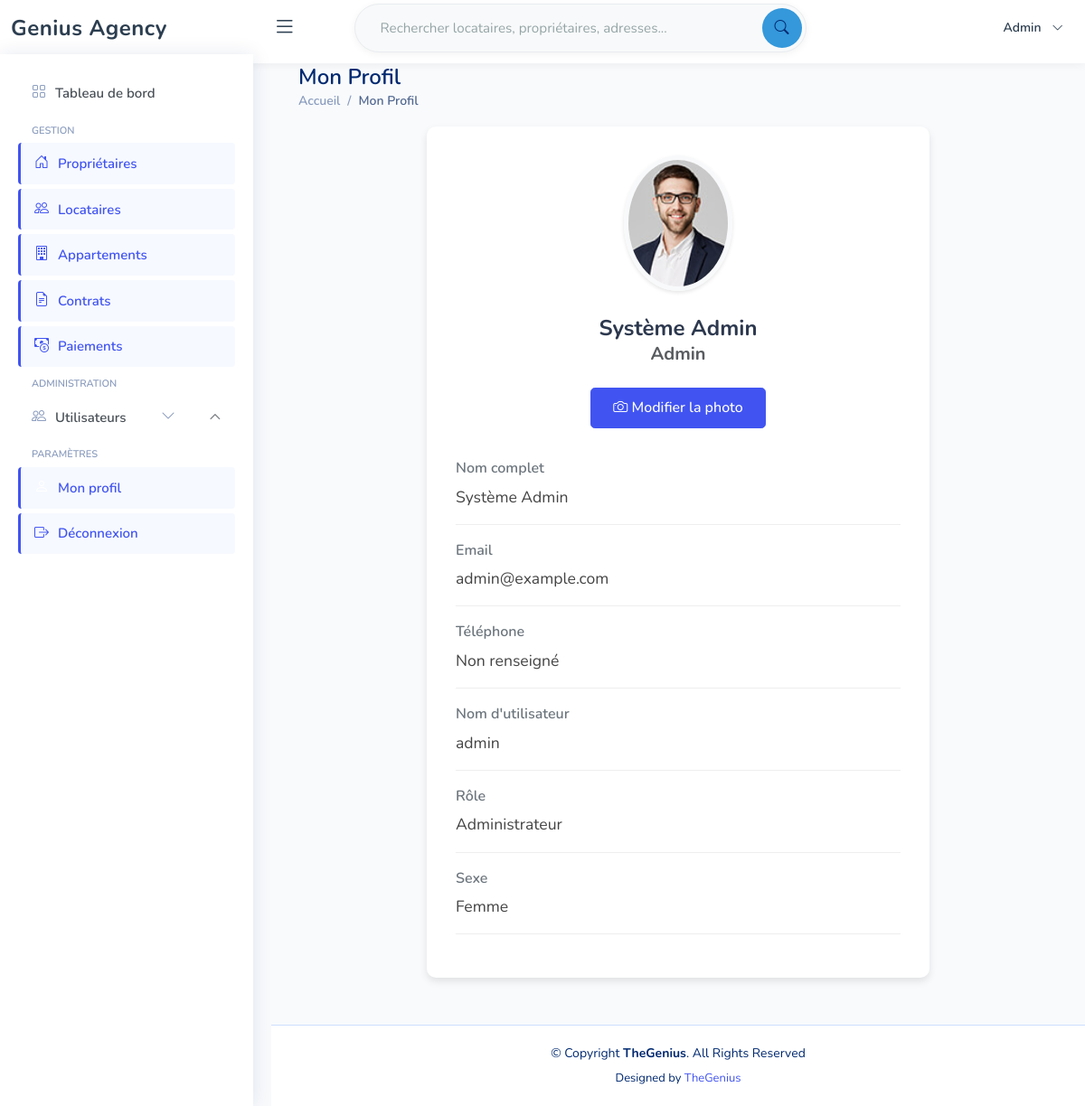
The app's page /pages/profil.php (signed in), older data.
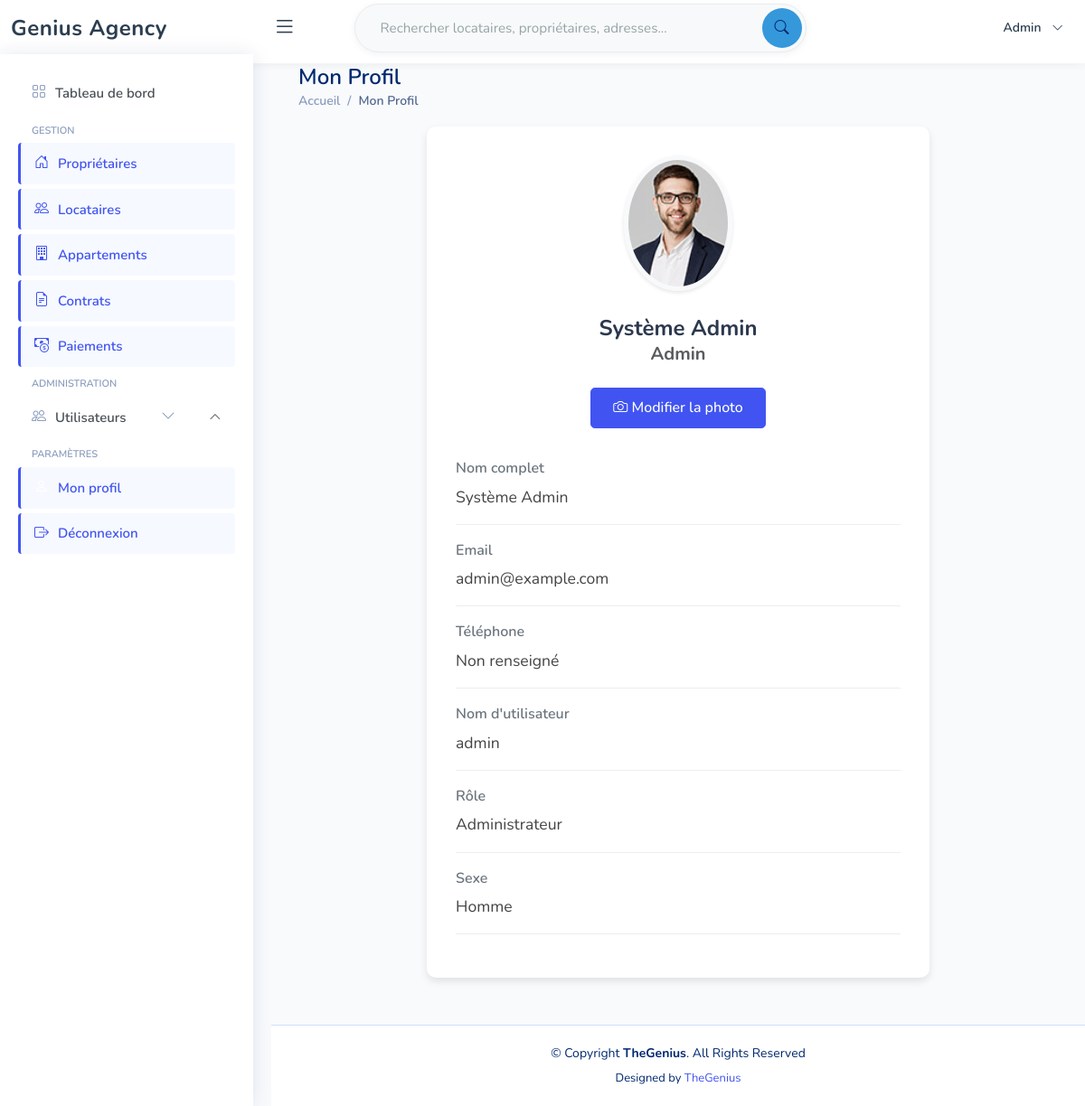
The same page, newer data.
### tables this page shows
CREATE TABLE utilisateurs (
    id INT NOT NULL AUTO_INCREMENT,
    nom VARCHAR(100),
    prenom VARCHAR(100),
    email VARCHAR(150),
    sexe ENUM('H', 'F', 'Autre') NOT NULL DEFAULT 'Autre',
    nomutilisateur VARCHAR(100) UNIQUE,
    motdepasse VARCHAR(255),
    role ENUM('admin', 'gestionnaire') DEFAULT 'gestionnaire',
    PRIMARY KEY (id)
);

### pages/profil.php (the view, shortened to what this page needs)
<?php
$user_id = $_SESSION['user_id'];
$pdo = \anacaona\Database::connect();
$sql = "SELECT * FROM utilisateurs WHERE id = :id";
$query = $pdo->prepare($sql);
$query->execute(['id' => $user_id]);
$user = $query->fetch(PDO::FETCH_ASSOC);
?>
<!DOCTYPE html>
<html lang="fr">
<head>
    <?php include('head.php'); ?>
</head>
<body>
<?php include('header.php'); ?>
<?php include('sidebar.php'); ?>
<main id="main" class="main">
    <div class="pagetitle">
        <h1>Mon Profil</h1>
        <nav>
            <ol class="breadcrumb">
                <li class="breadcrumb-item"><a href="dashboard.php">Accueil</a></li>
                <li class="breadcrumb-item active">Mon Profil</li>
            </ol>
        </nav>
    </div>
    <section class="section profile">
        <div class="row">
            <div class="col-xl-8 mx-auto">
                <div class="profile-card">
                    <div class="profile-header text-center">
                        <?php
                        $photoPath = !empty($user['photo']) ? '../uploads/profiles/' . $user['photo'] : '../assets/img/profile-img.jpg';
                        ?>
                        <img src="<?php echo $photoPath; ?>" alt="Photo de profil" class="profile-avatar" id="profileImage">
                        <h2><?php echo htmlspecialchars($user['prenom'] . ' ' . $user['nom']); ?></h2>
                        <h5 class="text-muted"><?php echo htmlspecialchars(ucfirst($user['role'])); ?></h5>
                        <button type="button" class="btn btn-primary mt-2" data-bs-toggle="modal" data-bs-target="#updatePhotoModal">
                            <i class="bi bi-camera"></i> Modifier la photo
                        </button>
                    </div>
                    <div class="profile-details">
                        <div class="detail-item">
                            <div class="detail-label">Nom complet</div>
                            <div class="detail-value"><?php echo htmlspecialchars($user['prenom'] . ' ' . $user['nom']); ?></div>
                        </div>
                        <div class="detail-item">
                            <div class="detail-label">Email</div>
                            <div class="detail-value"><?php echo htmlspecialchars($user['email']); ?></div>
                        </div>
                        <div class="detail-item">
                            <div class="detail-label">Téléphone</div>
                            <div class="detail-value"><?php echo !empty($user['telephone']) ? htmlspecialchars($user['telephone']) : 'Non renseigné'; ?></div>
                        </div>
                        <div class="detail-item">
                            <div class="detail-label">Nom d'utilisateur</div>
                            <div class="detail-value"><?php echo htmlspecialchars($user['nomutilisateur']); ?></div>
                        </div>
                        <div class="detail-item">
                            <div class="detail-label">Rôle</div>
                            <div class="detail-value">
                                <?php
                                $role = $user['role'] === 'admin' ? 'Administrateur' : 'Gestionnaire';
                                echo htmlspecialchars($role);
                                ?>
                            </div>
                        </div>
                        <div class="detail-item">
                            <div class="detail-label">Sexe</div>
                            <div class="detail-value">
                                <?php
                                $sexe = $user['sexe'] === 'H' ? 'Homme' : 'Femme';
                                echo htmlspecialchars($sexe);
                                ?>
                            </div>
                        </div>
                    </div>
                </div>
            </div>
        </div>
    </section>
</main>
<?php include('footer.php'); ?>
</body>
</html>

### pages/head.php (shortened to what this page needs)
<head>
  <link href="../assets/vendor/bootstrap/css/bootstrap.min.css" rel="stylesheet">
  <link href="../assets/vendor/bootstrap-icons/bootstrap-icons.css" rel="stylesheet">
  <link href="../assets/vendor/boxicons/css/boxicons.min.css" rel="stylesheet">
  <link href="../assets/vendor/quill/quill.snow.css" rel="stylesheet">
  <link href="../assets/vendor/quill/quill.bubble.css" rel="stylesheet">
  <link href="../assets/vendor/remixicon/remixicon.css" rel="stylesheet">
  <link href="../assets/vendor/simple-datatables/style.css" rel="stylesheet">
  <link href="../assets/css/style.css" rel="stylesheet">
  <link href="https://cdnjs.cloudflare.com/ajax/libs/font-awesome/6.4.0/css/all.min.css" rel="stylesheet">
  <link href="../assets/css/dashboard.css" rel="stylesheet">
  <link href="../assets/css/gestion.css" rel="stylesheet">
  <link href="../assets/css/forms.css" rel="stylesheet">
  <link href="../assets/css/sidebar.css" rel="stylesheet">
</head>

### pages/header.php (shortened to what this page needs)
<link href="../assets/css/header.css" rel="stylesheet">
<header id="header" class="header">
    <div class="container-fluid d-flex align-items-center">
        <div class="logo-container d-flex align-items-center">
            <a href="dashboard.php" class="logo">
                Genius Agency
            </a>
            <i class="bi bi-list toggle-sidebar-btn"></i>
        </div>
        <div class="search-container">
            <form class="search-form" method="GET" action="recherche.php">
                <div class="input-group">
                    <input type="text" name="q" placeholder="Rechercher locataires, propriétaires, adresses..." class="form-control" required>
                    <button type="submit" class="btn btn-primary">
                        <i class="bi bi-search"></i>
                    </button>
                </div>
            </form>
        </div>
        <nav class="header-nav">
            <ul class="d-flex align-items-center">
                <li class="nav-item dropdown">
                    <a class="nav-profile" href="#" data-bs-toggle="dropdown">
                        <span class="user-name">
                            <?php
                            if (isset($_SESSION['username'])) {
                                echo htmlspecialchars(ucfirst($_SESSION['username']));
                            } elseif (isset($_SESSION['role'])) {
                                echo ucfirst(htmlspecialchars($_SESSION['role']));
                            } else {
                                echo 'Utilisateur';
                            }
                            ?>
                        </span>
                        <i class="bi bi-chevron-down"></i>
                    </a>
                </li>
            </ul>
        </nav>
    </div>
</header>

### pages/sidebar.php (shortened to what this page needs)
<?php
function isActive($page) {
    $current_page = basename($_SERVER['PHP_SELF']);
    return strpos($current_page, $page) !== false ? 'active' : '';
}
?>
<aside id="sidebar" class="sidebar">
    <ul class="sidebar-nav" id="sidebar-nav">
        <li class="nav-item">
            <a class="nav-link <?= basename($_SERVER['PHP_SELF']) === 'dashboard.php' ? '' : 'collapsed' ?>" href="dashboard.php">
                <i class="bi bi-grid"></i>
                <span>Tableau de bord</span>
            </a>
        </li>
        <li class="nav-heading">GESTION</li>
        <li class="nav-item">
            <a class="nav-link <?= isActive('gestion_proprietaires') ? 'active' : '' ?>" href="gestion_proprietaires.php">
                <i class="bi bi-house-door"></i>
                <span>Propriétaires</span>
            </a>
            </li>
            <li class="nav-item">
                <a class="nav-link <?= isActive('gestion_locataires') ? 'active' : '' ?>" href="gestion_locataires.php">
                    <i class="bi bi-people"></i>
                    <span>Locataires</span>
                </a>
            </li>
            <li class="nav-item">
                <a class="nav-link <?= isActive('gestion_appartements') ? 'active' : '' ?>" href="gestion_appartements.php">
                    <i class="bi bi-building"></i>
                    <span>Appartements</span>
                </a>
            </li>
        <li class="nav-item">
            <a class="nav-link <?= isActive('gestion_contrats') ? 'active' : '' ?>" href="gestion_contrats.php">
                <i class="bi bi-file-earmark-text"></i>
                <span>Contrats</span>
            </a>
        </li>
        <li class="nav-item">
            <a class="nav-link <?= isActive('gestion_paiements') ? 'active' : '' ?>" href="gestion_paiements.php">
                <i class="bi bi-cash-coin"></i>
                <span>Paiements</span>
            </a>
        </li>
        <?php if (isset($_SESSION['role']) && $_SESSION['role'] === 'admin'): ?>
        <li class="nav-heading">ADMINISTRATION</li>
        <li class="nav-item">
            <?php
            $isUsersSection = in_array(basename($_SERVER['PHP_SELF']), ['ajouter_utilisateur.php', 'gestion_utilisateurs.php', 'modifier_utilisateur.php', 'voir_utilisateur.php']);
            $usersMenuExpanded = $isUsersSection ? 'true' : 'false';
            $usersMenuCollapsed = $isUsersSection ? '' : 'collapsed';
            ?>
            <a class="nav-link <?= $usersMenuCollapsed ?>"
               data-bs-target="#utilisateurs-nav"
               data-bs-toggle="collapse"
               href="#"
               aria-expanded="<?= $usersMenuExpanded ?>">
                <i class="bi bi-people"></i>
                <span>Utilisateurs</span>
                <i class="bi bi-chevron-down ms-auto"></i>
            </a>
        </li>
        <?php endif; ?>
        <li class="nav-heading">PARAMÈTRES</li>
        <li class="nav-item">
            <a class="nav-link <?= isActive('profil') ? 'active' : '' ?>" href="profil.php">
                <i class="bi bi-person"></i>
                <span>Mon profil</span>
            </a>
        </li>
        <li class="nav-item">
            <a class="nav-link" href="deconnexion_gestionnaire.php" onclick="return confirm('Êtes-vous sûr de vouloir vous déconnecter ?')">
                <i class="bi bi-box-arrow-right"></i>
                <span>Déconnexion</span>
            </a>
        </li>
    </ul>
</aside>

### pages/footer.php
<footer id="footer" class="footer">
    <div class="copyright">
      &copy; Copyright <strong><span>TheGenius</span></strong>. All Rights Reserved
    </div>
    <div class="credits">
      Designed by <a href="https://bootstrapmade.com/">TheGenius</a>
    </div>
  </footer>

### assets/css/style.css (style rules this page uses)
:root { scroll-behavior: smooth; --primary-color: #4361ee; --primary-hover: #3a56d4; --secondary-color: #3f37c9; --success-color: #4cc9f0; --info-color: #4895ef; --warning-color: #f72585; --danger-color: #f72585; --light-color: #f8f9ff; --dark-color: #1a1a2e; --text-color: #2b2d42; --text-muted: #6c757d; --border-color: #e0e0e0; --card-shadow: 0 0.5rem 1.5rem rgba(22, 28, 45, 0.1); --transition: all 0.3s ease; }
body { font-family: 'Nunito', 'Open Sans', sans-serif; background: #f8fafc; color: var(--text-color); line-height: 1.6; }
a { color: var(--primary-color); text-decoration: none; transition: var(--transition); }
h1, h2, h3, h4, h5, h6 { font-family: 'Nunito', sans-serif; font-weight: 700; color: var(--dark-color); margin-bottom: 1rem; line-height: 1.3; }
h1 { font-size: 2.5rem; }
h2 { font-size: 2rem; }
h5 { font-size: 1.25rem; }
.btn-primary { background-color: var(--primary-color); border-color: var(--primary-color); padding: 0.5rem 1.5rem; font-weight: 600; border-radius: 0.375rem; transition: var(--transition); }
.form-control, .form-select { border: 1px solid var(--border-color); border-radius: 0.375rem; padding: 0.6rem 1rem; transition: var(--transition); font-size: 0.95rem; }
.sidebar { background: #ffffff; box-shadow: 0 0 2rem 0 rgba(0, 0, 0, 0.1); }
.header { background: #ffffff; box-shadow: 0 2px 15px rgba(0, 0, 0, 0.05); }
.footer { background: #ffffff; padding: 1.5rem 0; color: var(--text-muted); font-size: 0.875rem; }
#main { margin-top: 60px; padding: 20px 30px; transition: all 0.3s; }
.pagetitle { margin-bottom: 10px; }
.pagetitle h1 { font-size: 24px; margin-bottom: 0; font-weight: 600; color: #012970; }
.breadcrumb { font-size: 14px; font-family: "Nunito", sans-serif; color: #899bbd; font-weight: 600; }
.breadcrumb a { color: #899bbd; transition: 0.3s; }
.breadcrumb .breadcrumb-item::before { color: #899bbd; }
.breadcrumb .active { color: #51678f; font-weight: 600; }
.logo { line-height: 1; }
@media (min-width: 1200px) { .logo { width: 280px; } }
.header { transition: all 0.5s; z-index: 997; height: 60px; box-shadow: 0px 2px 20px rgba(1, 41, 112, 0.1); background-color: #fff; padding-left: 20px; }
.header .toggle-sidebar-btn { font-size: 32px; padding-left: 10px; cursor: pointer; color: #012970; }
.header .search-form { width: 100%; }
.header .search-form input { border: 0; font-size: 14px; color: #012970; border: 1px solid rgba(1, 41, 112, 0.2); padding: 7px 38px 7px 8px; border-radius: 3px; transition: 0.3s; width: 100%; }
.header .search-form button { border: 0; padding: 0; margin-left: -30px; background: none; }
.header .search-form button i { color: #012970; }
.header-nav ul { list-style: none; }
.header-nav>ul { margin: 0; padding: 0; }
.header-nav .nav-profile { color: #012970; }
.header-nav .nav-profile span { font-size: 14px; font-weight: 600; }
.sidebar { position: fixed; top: 60px; left: 0; bottom: 0; width: 300px; z-index: 996; transition: all 0.3s; padding: 20px; overflow-y: auto; scrollbar-width: thin; scrollbar-color: #aab7cf transparent; box-shadow: 0px 0px 20px rgba(1, 41, 112, 0.1); background-color: #fff; }
@media (min-width: 1200px) { #main, #footer { margin-left: 300px; } }
.sidebar-nav { padding: 0; margin: 0; list-style: none; }
.sidebar-nav li { padding: 0; margin: 0; list-style: none; }
.sidebar-nav .nav-item { margin-bottom: 5px; }
.sidebar-nav .nav-heading { font-size: 11px; text-transform: uppercase; color: #899bbd; font-weight: 600; margin: 10px 0 5px 15px; }
.sidebar-nav .nav-link { display: flex; align-items: center; font-size: 15px; font-weight: 600; color: #4154f1; transition: 0.3; background: #f6f9ff; padding: 10px 15px; border-radius: 4px; }
.sidebar-nav .nav-link i { font-size: 16px; margin-right: 10px; color: #4154f1; }
.sidebar-nav .nav-link.collapsed { color: #012970; background: #fff; }
.sidebar-nav .nav-link.collapsed i { color: #899bbd; }
.sidebar-nav .nav-link .bi-chevron-down { margin-right: 0; transition: transform 0.2s ease-in-out; }
.profile .profile-card img { max-width: 120px; }
.profile .profile-card h2 { font-size: 24px; font-weight: 700; color: #2c384e; margin: 10px 0 0 0; }
.footer { padding: 20px 0; font-size: 14px; transition: all 0.3s; border-top: 1px solid #cddfff; }
.footer .copyright { text-align: center; color: #012970; }
.footer .credits { padding-top: 5px; text-align: center; font-size: 13px; color: #012970; }

Row changes from the older to the newer data that the page shows:
changed utilisateurs "Système Admin": sexe "Femme" → "Homme"
